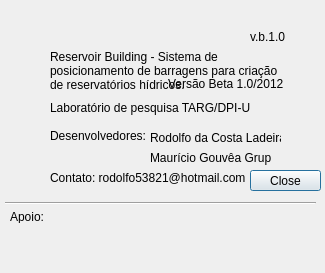
<?xml version="1.0" encoding="UTF-8"?>
<ui version="4.0">
 <class>janelasobre</class>
 <widget class="QDialog" name="janelasobre">
  <property name="geometry">
   <rect>
    <x>0</x>
    <y>0</y>
    <width>325</width>
    <height>273</height>
   </rect>
  </property>
  <property name="sizePolicy">
   <sizepolicy hsizetype="Fixed" vsizetype="Fixed">
    <horstretch>0</horstretch>
    <verstretch>0</verstretch>
   </sizepolicy>
  </property>
  <property name="minimumSize">
   <size>
    <width>325</width>
    <height>273</height>
   </size>
  </property>
  <property name="maximumSize">
   <size>
    <width>325</width>
    <height>273</height>
   </size>
  </property>
  <property name="windowTitle">
   <string>Sobre</string>
  </property>
  <property name="windowIcon">
   <iconset>
    <normaloff>../imagens/logo3.png</normaloff>../imagens/logo3.png</iconset>
  </property>
  <widget class="QDialogButtonBox" name="buttonBox">
   <property name="geometry">
    <rect>
     <x>250</x>
     <y>170</y>
     <width>71</width>
     <height>21</height>
    </rect>
   </property>
   <property name="orientation">
    <enum>Qt::Vertical</enum>
   </property>
   <property name="standardButtons">
    <set>QDialogButtonBox::Close</set>
   </property>
  </widget>
  <widget class="Line" name="line">
   <property name="geometry">
    <rect>
     <x>5</x>
     <y>193</y>
     <width>311</width>
     <height>20</height>
    </rect>
   </property>
   <property name="orientation">
    <enum>Qt::Horizontal</enum>
   </property>
  </widget>
  <widget class="QLabel" name="label">
   <property name="geometry">
    <rect>
     <x>10</x>
     <y>210</y>
     <width>46</width>
     <height>13</height>
    </rect>
   </property>
   <property name="text">
    <string>Apoio:</string>
   </property>
  </widget>
  <widget class="QLabel" name="label_2">
   <property name="geometry">
    <rect>
     <x>60</x>
     <y>210</y>
     <width>81</width>
     <height>61</height>
    </rect>
   </property>
   <property name="text">
    <string/>
   </property>
   <property name="pixmap">
    <pixmap>../imagens/brasaoUFVPequeno.png</pixmap>
   </property>
  </widget>
  <widget class="QLabel" name="label_3">
   <property name="geometry">
    <rect>
     <x>150</x>
     <y>210</y>
     <width>81</width>
     <height>61</height>
    </rect>
   </property>
   <property name="text">
    <string/>
   </property>
   <property name="pixmap">
    <pixmap>../imagens/brasaoDPI.png</pixmap>
   </property>
  </widget>
  <widget class="QLabel" name="label_4">
   <property name="geometry">
    <rect>
     <x>50</x>
     <y>50</y>
     <width>231</width>
     <height>41</height>
    </rect>
   </property>
   <property name="text">
    <string>Reservoir Building - Sistema de posicionamento de barragens para criação de reservatórios hídricos.</string>
   </property>
   <property name="wordWrap">
    <bool>true</bool>
   </property>
  </widget>
  <widget class="QLabel" name="label_5">
   <property name="geometry">
    <rect>
     <x>168</x>
     <y>76</y>
     <width>171</width>
     <height>16</height>
    </rect>
   </property>
   <property name="text">
    <string>Versão Beta 1.0/2012</string>
   </property>
  </widget>
  <widget class="QLabel" name="label_6">
   <property name="geometry">
    <rect>
     <x>130</x>
     <y>110</y>
     <width>46</width>
     <height>13</height>
    </rect>
   </property>
   <property name="text">
    <string/>
   </property>
  </widget>
  <widget class="QLabel" name="label_7">
   <property name="geometry">
    <rect>
     <x>50</x>
     <y>100</y>
     <width>201</width>
     <height>16</height>
    </rect>
   </property>
   <property name="text">
    <string>Laboratório de pesquisa TARG/DPI-UFV</string>
   </property>
  </widget>
  <widget class="QLabel" name="label_8">
   <property name="geometry">
    <rect>
     <x>50</x>
     <y>170</y>
     <width>211</width>
     <height>16</height>
    </rect>
   </property>
   <property name="text">
    <string>Contato: rodolfo53821@hotmail.com</string>
   </property>
  </widget>
  <widget class="QLabel" name="label_9">
   <property name="geometry">
    <rect>
     <x>250</x>
     <y>190</y>
     <width>111</width>
     <height>91</height>
    </rect>
   </property>
   <property name="text">
    <string/>
   </property>
   <property name="pixmap">
    <pixmap>../imagens/logoCapes.png</pixmap>
   </property>
  </widget>
  <widget class="QLabel" name="label_10">
   <property name="geometry">
    <rect>
     <x>50</x>
     <y>120</y>
     <width>221</width>
     <height>31</height>
    </rect>
   </property>
   <property name="text">
    <string>Desenvolvedores:                 </string>
   </property>
   <property name="wordWrap">
    <bool>true</bool>
   </property>
  </widget>
  <widget class="QLabel" name="label_11">
   <property name="geometry">
    <rect>
     <x>150</x>
     <y>150</y>
     <width>121</width>
     <height>16</height>
    </rect>
   </property>
   <property name="text">
    <string>Maurício Gouvêa Gruppi</string>
   </property>
  </widget>
  <widget class="QLabel" name="label_12">
   <property name="geometry">
    <rect>
     <x>60</x>
     <y>-10</y>
     <width>211</width>
     <height>81</height>
    </rect>
   </property>
   <property name="text">
    <string/>
   </property>
   <property name="pixmap">
    <pixmap>../imagens/nomeLogoGrande.png</pixmap>
   </property>
  </widget>
  <widget class="QLabel" name="label_13">
   <property name="geometry">
    <rect>
     <x>150</x>
     <y>130</y>
     <width>131</width>
     <height>16</height>
    </rect>
   </property>
   <property name="text">
    <string>Rodolfo da Costa Ladeira</string>
   </property>
  </widget>
  <widget class="QLabel" name="label_14">
   <property name="geometry">
    <rect>
     <x>250</x>
     <y>30</y>
     <width>46</width>
     <height>13</height>
    </rect>
   </property>
   <property name="text">
    <string>v.b.1.0</string>
   </property>
  </widget>
 </widget>
 <resources/>
 <connections>
  <connection>
   <sender>buttonBox</sender>
   <signal>accepted()</signal>
   <receiver>janelasobre</receiver>
   <slot>accept()</slot>
   <hints>
    <hint type="sourcelabel">
     <x>248</x>
     <y>254</y>
    </hint>
    <hint type="destinationlabel">
     <x>157</x>
     <y>274</y>
    </hint>
   </hints>
  </connection>
  <connection>
   <sender>buttonBox</sender>
   <signal>rejected()</signal>
   <receiver>janelasobre</receiver>
   <slot>reject()</slot>
   <hints>
    <hint type="sourcelabel">
     <x>316</x>
     <y>260</y>
    </hint>
    <hint type="destinationlabel">
     <x>286</x>
     <y>274</y>
    </hint>
   </hints>
  </connection>
 </connections>
</ui>
